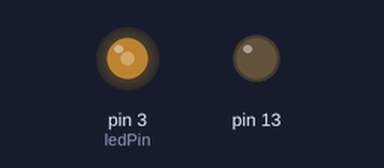
Recording of a sketch running on a simulated Arduino Uno, built with avr-gcc and run on an emulated ATmega328P. On the bench: output pins drawn as LEDs (lit = HIGH). Random numbers use the default seed unless the sketch sets one.

Above: at 0.15 s.
At 17.94 s:
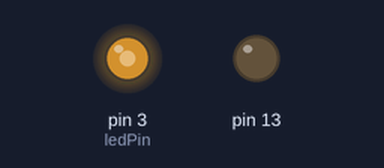
At 39.07 s:
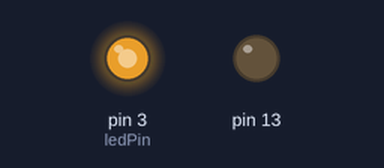
Timing chart, 0 to 40.0 s (numbered marks = the images above):
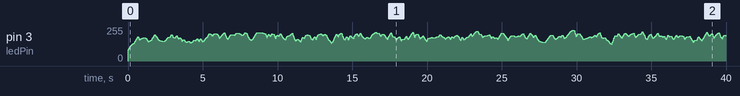

The sketch:

CandleLed.ino
```cpp
const int ledPin = 3;

float brightness = 75;             // Başlangıç parlaklığı
float targetBrightness = 150;
const float smoothing = 0.07;       // Ne kadar yavaş değişsin
unsigned long lastChange = 0;
unsigned long changeInterval = 100; // Yeni hedef parlaklık ne kadar sürede değişsin (ms)

void setup() {
    pinMode(13, OUTPUT);
  digitalWrite(13, LOW); // LED söner

  pinMode(ledPin, OUTPUT);
  randomSeed(analogRead(A0));
}

void loop() {
  unsigned long now = millis();

  // Belirli aralıklarla yeni bir hedef parlaklık üret
  if (now - lastChange > changeInterval) {
    targetBrightness = random(100, 255); // Daha geniş aralıkla gözle fark edilir titreşim
    lastChange = now;
  }

  // Yumuşak geçiş (smoothstep gibi)
  brightness += (targetBrightness - brightness) * smoothing;

  analogWrite(ledPin, (int)brightness);
  delay(20);
}
```
